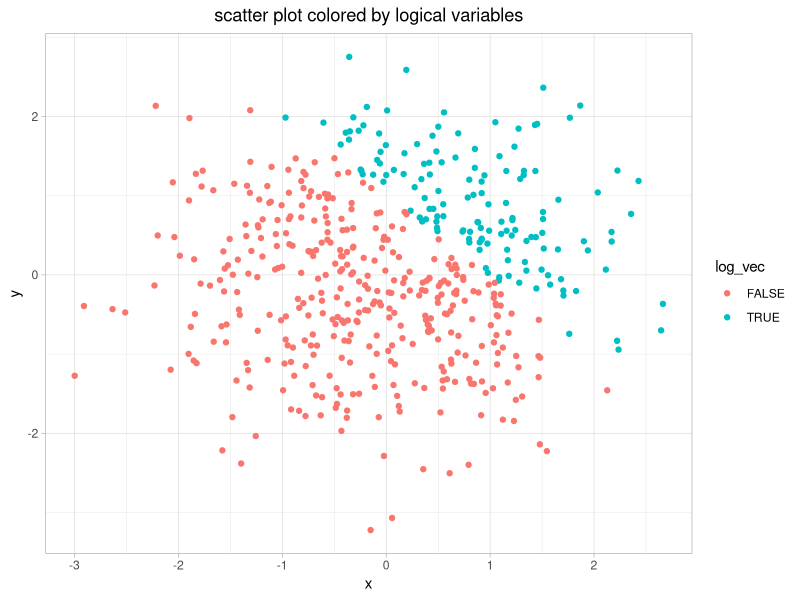
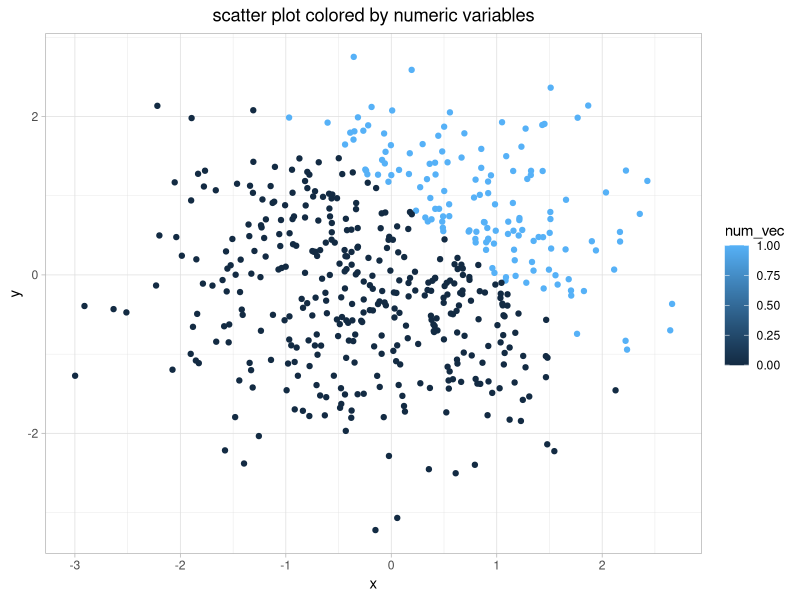
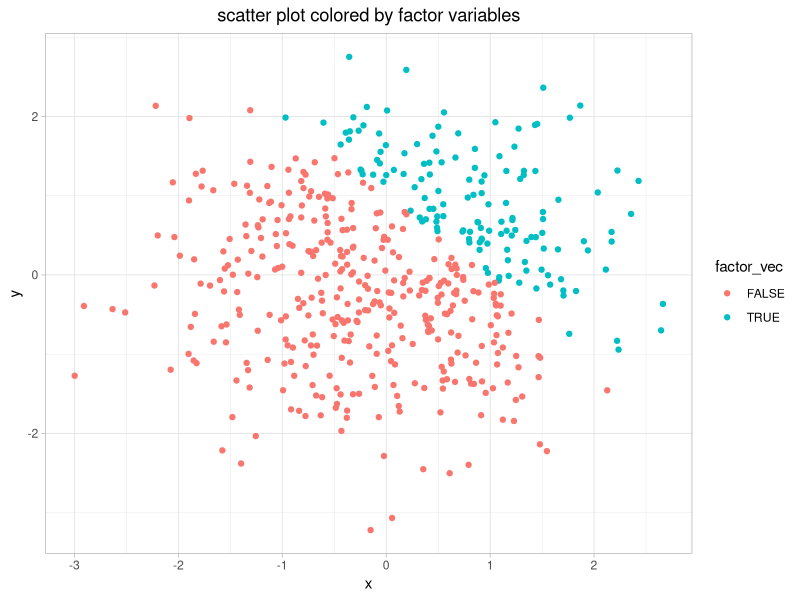
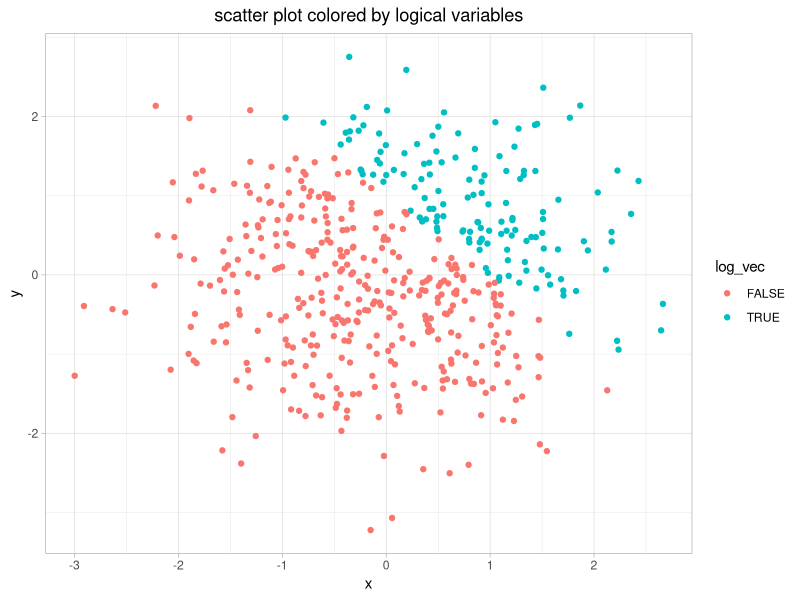

Here is the R script that generated these plots, in order:
## ---- chunk 1
knitr::opts_chunk$set(echo = TRUE)
library(tidyverse)
## ---- chunk 2
#----------STEP 1: Create a dataframe
set.seed(886) # set.seed() to ensure the reproductivity
df_1 <- tibble(
  random_sample = rnorm(8), # create a random sample of size 8 from a standard Normal distribution
  vec_logical = random_sample > 0, # create a logical vector indicating whether elements of the sample are greater than 0
  vec_character = as.character(c("a","a","a","a","a","a","a","a")), # create a character vector of length 8
  vec_factor = factor(c("good","bad","medium","good","bad","medium","bad","medium"),
                      levels = c("good","medium","bad"))
) #create a factor vector of length 8, with 3 different factor levels

levels(pull(df_1,vec_factor)) #see the levels of the created factor vector
## ---- chunk 3
#----------STEP 2: Take the mean of each variable in the dataframe
mean(pull(df_1,random_sample)) # return numeric values
mean(pull(df_1,vec_logical)) # return numeric values
mean(pull(df_1,vec_character)) # return NAs
mean(pull(df_1,vec_factor)) # return NAs
## ---- chunk 4
#STEP 3.2: Convert data type & Multiplication
result1 =  as.numeric(pull(df_1,vec_logical)) * pull(df_1,random_sample) # convert the logical vector to numeric, and multiply the random sample by the result
result2 = as.factor(pull(df_1,vec_logical)) * pull(df_1,random_sample) # convert the logical vector to a factor, and multiply the random sample by the result
result3 = as.numeric(as.factor(pull(df_1,vec_logical))) * pull(df_1,random_sample) # convert the logical vector to a factor and then convert the result to numeric, and multiply the random sample by the result

## ---- chunk 5
set.seed(886)
#Create a data frame 
df_2 <- tibble(
  x = rnorm(500), # x: a random sample of size 500 from a standard Normal distribution
  y = rnorm(500), # y: a random sample of size 500 from a standard Normal distribution
  log_vec = x+y >1, # A logical vector indicating whether x + y > 1
  num_vec = as.numeric(log_vec),# A numeric vector created by coercing the above logical vector
  factor_vec = as.factor(log_vec)# A factor vector created by coercing the above logical vector
)

## ---- chunk 6
ggplot(df_2, aes(x = x, y = y, color = log_vec ))+geom_point()+
  labs(x="x",y="y", title = "scatter plot colored by logical variables")+
  theme_light()+
  theme(plot.title = element_text(hjust = 0.5))
  # a scatterplot of y vs x; color points using the logical variable

ggsave("colored_by_logical_variables.pdf") #expoert the image

ggplot(df_2, aes(x = x, y = y, color = num_vec ))+geom_point()+
  labs(x="x",y="y", title = "scatter plot colored by numeric variables")+
  theme_light()+
  theme(plot.title = element_text(hjust = 0.5))

ggplot(df_2, aes(x = x, y = y, color = factor_vec ))+geom_point()+
  labs(x="x",y="y", title = "scatter plot colored by factor variables")+
  theme_light()+
  theme(plot.title = element_text(hjust = 0.5)) # a second and third scatterplot that color points using the numeric and factor variables, respectively

